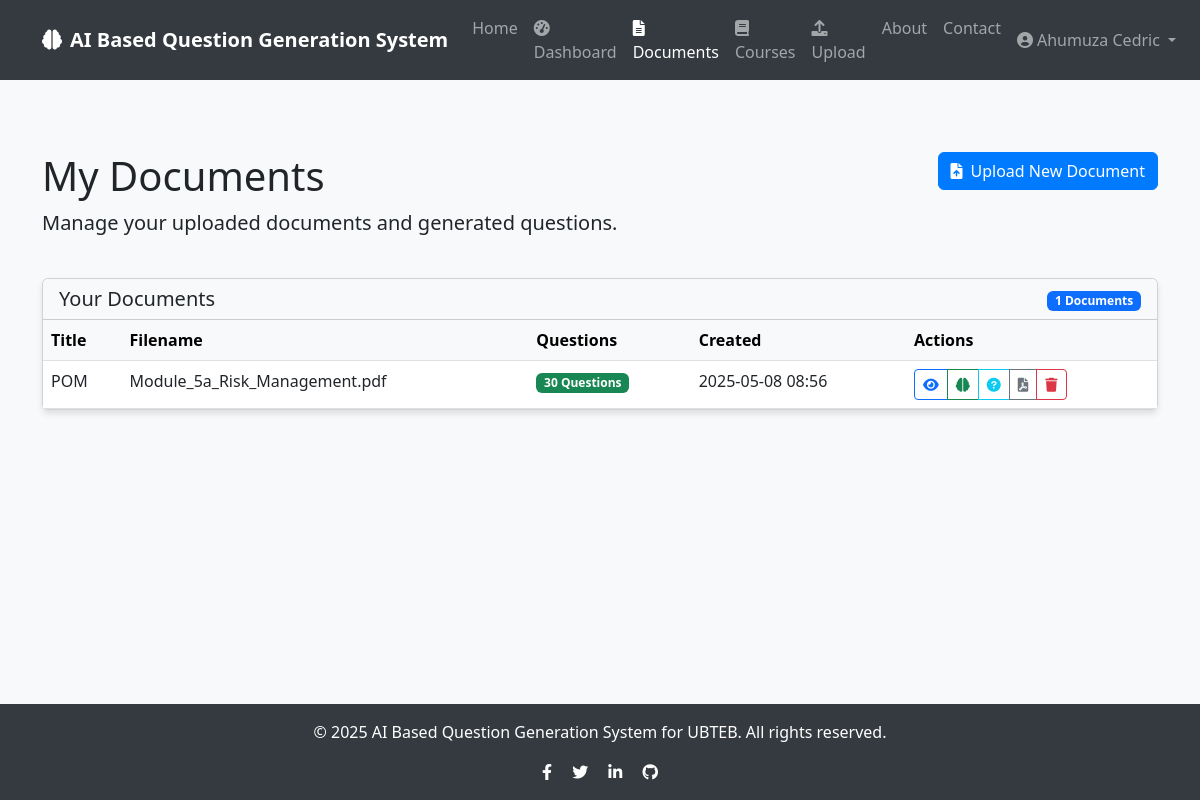
/documents (signed in), run on an earlier commit of the app's database.
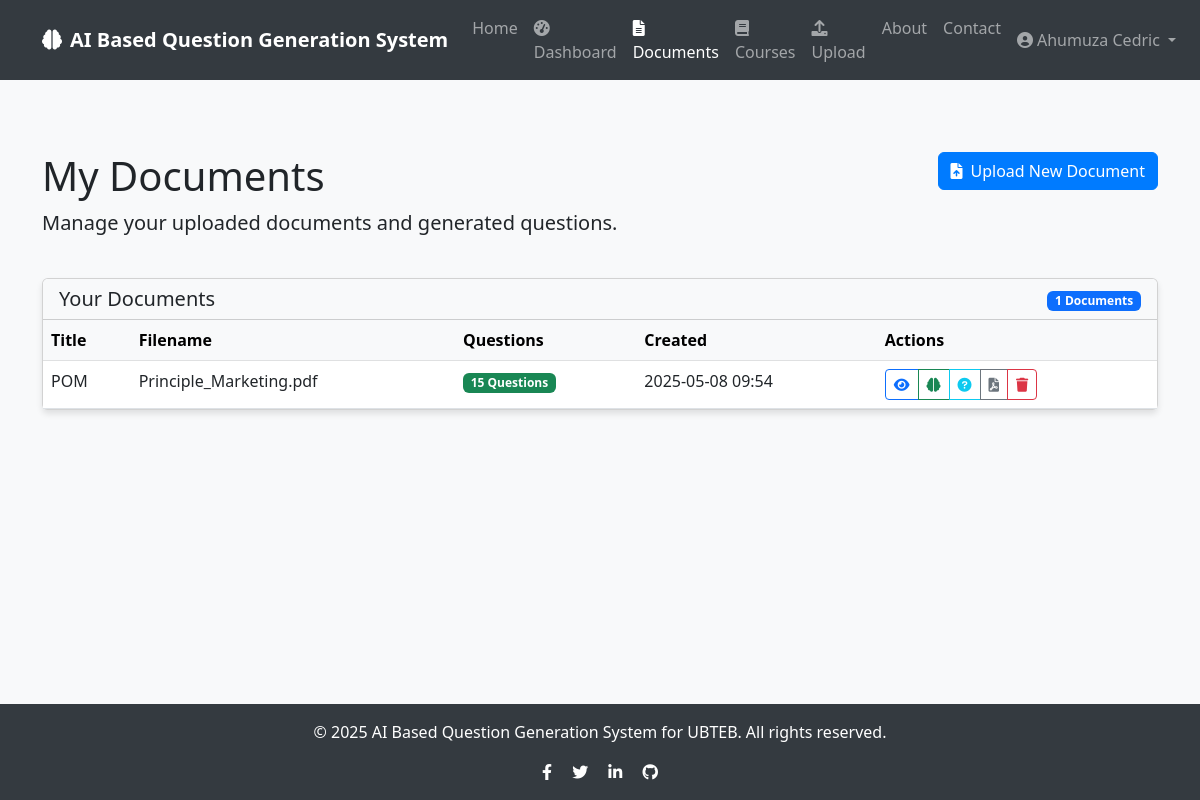
And on a later commit of the database.
### app/models/document.py (models this page shows, shortened)
class Document(db.Model):
    id = db.Column(db.Integer, primary_key=True)
    title = db.Column(db.String(100), nullable=False)
    filename = db.Column(db.String(100), nullable=False)
    file_path = db.Column(db.String(255), nullable=False)
    content = db.Column(db.Text, nullable=False)
    created_at = db.Column(db.DateTime, default=datetime.utcnow)
    user_id = db.Column(db.Integer, db.ForeignKey('user.id'), nullable=False)
    course_id = db.Column(db.Integer, db.ForeignKey('course.id'), nullable=True)
    questions = db.relationship('Question', backref='document', lazy=True, cascade="all, delete-orphan")

### app/routes/questions.py (the view)
@questions.route('/documents')
@login_required
def list_documents():
    documents = Document.query.filter_by(user_id=current_user.id).all()
    return render_template('questions/documents.html', documents=documents)

### app/models/user.py (called while the page is built)
@login_manager.user_loader
def load_user(user_id):
    return User.query.get(int(user_id))

### app/templates/questions/documents.html (shortened to what the changed rows need)
{% extends "base.html" %}
{% block content %}
<div class="container py-5">
    <div class="row mb-4">
        <div class="col-md-8">
            <h1>My Documents</h1>
        </div>
    </div>
    {% if documents %}
        <div class="row">
            <div class="col-md-12">
                <div class="card">
                    <div class="card-body p-0">
                        <div class="table-responsive">
                            <table class="table table-hover mb-0">
                                <thead class="table-light">
                                    <tr>
                                        <th>Title</th>
                                        <th>Filename</th>
                                        <th>Questions</th>
                                        <th>Created</th>
                                        <th>Actions</th>
                                    </tr>
                                </thead>
                                <tbody>
                                    {% for document in documents|sort(attribute='created_at', reverse=True) %}
                                        <tr>
                                            <td>{{ document.title }}</td>
                                            <td>{{ document.filename }}</td>
                                            <td>
                                                {% if document.questions|length > 0 %}
                                                    <span class="badge bg-success">{{ document.questions|length }} Questions</span>
                                                {% else %}
                                                    <span class="badge bg-secondary">No Questions</span>
                                                {% endif %}
                                            </td>
                                            <td>{{ document.created_at.strftime('%Y-%m-%d %H:%M') }}</td>
                                            <td>
                                                <div class="btn-group" role="group">
                                                    <a href="{{ url_for('questions.view_document', document_id=document.id) }}"
                                                       class="btn btn-sm btn-outline-primary"
                                                       title="View Document">
                                                        <i class="fas fa-eye"></i>
                                                    </a>
                                                    <a href="{{ url_for('questions.generate_questions_form', document_id=document.id) }}"
                                                       class="btn btn-sm btn-outline-success"
                                                       title="Generate Questions">
                                                        <i class="fas fa-brain"></i>
                                                    </a>
                                                    {% if document.questions|length > 0 %}
                                                        <a href="{{ url_for('questions.view_questions', document_id=document.id) }}"
                                                           class="btn btn-sm btn-outline-info"
                                                           title="View Questions">
                                                            <i class="fas fa-question-circle"></i>
                                                        </a>
                                                        <a href="{{ url_for('questions.export_questions', document_id=document.id) }}"
                                                           class="btn btn-sm btn-outline-secondary"
                                                           title="Export Questions">
                                                            <i class="fas fa-file-pdf"></i>
                                                        </a>
                                                    {% endif %}
                                                    <button type="button"
                                                            class="btn btn-sm btn-outline-danger delete-doc-btn"
                                                            data-document-id="{{ document.id }}"
                                                            data-document-title="{{ document.title }}"
                                                            title="Delete Document">
                                                        <i class="fas fa-trash"></i>
                                                    </button>
                                                </div>
                                            </td>
                                        </tr>
                                    {% endfor %}
                                </tbody>
                            </table>
                        </div>
                    </div>
                </div>
            </div>
        </div>
    {% endif %}
</div>
{% endblock %}

What changed in the data, as far as the page shows it:
changed Document "POM": filename "Module_5a_Risk_Management.pdf" → "Principle_Marketing.pdf"; questions|length "30" → "15"; created_at "2025-05-08 08:56" → "2025-05-08 09:54"
